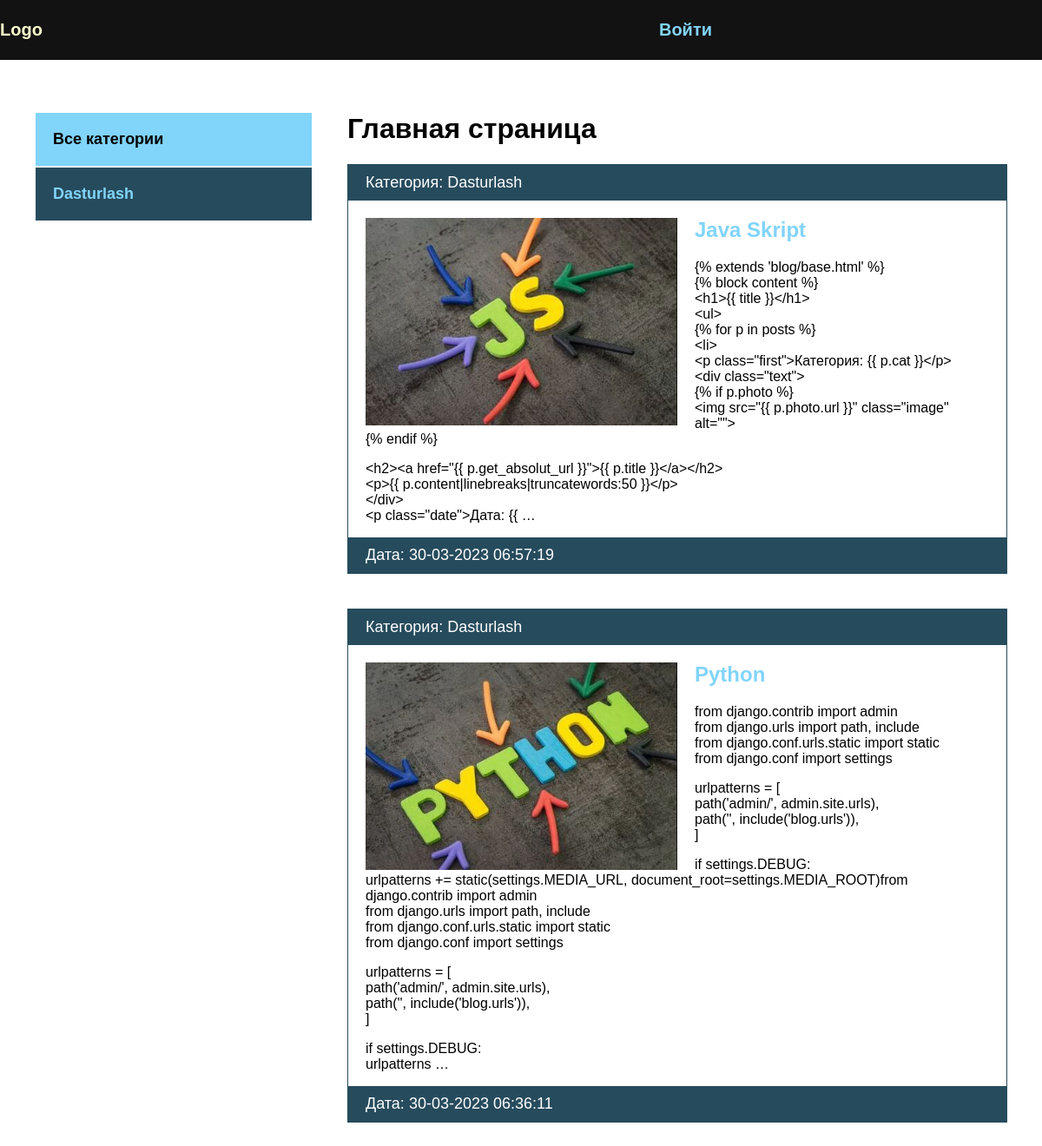
The page / on the database its author committed.
### blog/models.py (models this page shows, shortened)
class Category(models.Model):
    name = models.CharField(max_length=100, db_index=True, verbose_name="Категория")
    slug = models.SlugField(max_length=100, unique=True, db_index=True, verbose_name="URL")
    def __str__(self):
        return self.name
    def get_absolut_url(self):
        return reverse('category', kwargs={'cat_slug': self.slug})
    class Meta:
        verbose_name = "Категория"
        verbose_name_plural = "Категории"

class Blog(models.Model):
    title = models.CharField(max_length=255, verbose_name='Название')
    slug = models.SlugField(max_length=255, unique=True, db_index=True, verbose_name="URL")
    content = models.TextField(blank=True, verbose_name="Контент")
    photo = models.ImageField(upload_to="photos/%Y/%m/%d", blank=True, verbose_name="Фото")
    time_completed = models.DateTimeField(auto_now_add=True, verbose_name="Дата публикации")
    time_update = models.DateTimeField(auto_now=True, verbose_name="Дата обновления")
    is_published = models.BooleanField(default=True, verbose_name="Опубликовано")
    cat = models.ForeignKey('Category', on_delete=models.PROTECT, verbose_name="Категория")
    def get_absolut_url(self):
        return reverse('post', kwargs={'post_slug': self.slug})
    class Meta:
        verbose_name = "Новость"
        verbose_name_plural = "Новости"
        ordering = ['-time_completed']

### blog/views.py (the view)
# urls.py: path('', BlogHome.as_view(), name="index"),
class BlogHome(DataMixin, ListView):
    model = Blog
    template_name = "blog/index.html"
    context_object_name = 'posts'
    def get_context_data(self, *, object_list=None, **kwargs):
        context = super().get_context_data(**kwargs)
        c_def = self.get_user_context(title='Главная страница')
        return dict(list(context.items()) + list(c_def.items()))
    def get_queryset(self):
        return Blog.objects.filter(is_published=True).select_related('cat')

### blog/templatetags/blog_tags.py (called while the page is built)
@register.inclusion_tag('blog/list_categories.html')
def show_categories(sort=None, cat_selected=0):
    if not sort:
        cats = Category.objects.all()
    else:
        cats = Category.objects.order_by(sort)
    return {'cats': cats, 'cat_selected': cat_selected}

### blog/utils.py (called while the page is built)
    def get_user_context(self, **kwargs):
        context = kwargs
        cats = Category.objects.all()
        user_menu = menu.copy()
        if not self.request.user.is_authenticated:
            user_menu.pop(0)
        context['menu'] = user_menu
        context['cats'] = cats
        if 'cat_selected' not in context:
            context['cat_selected'] = 0
        return context

### blog/templates/blog/index.html
{% extends 'blog/base.html' %}
{% block content %}
<h1>{{ title }}</h1>
<ul>
    {% for p in posts %}
    <li>
        <p class="first">Категория: {{ p.cat }}</p>
        <div class="text">
            {% if p.photo %}
            <img src="{{ p.photo.url }}" class="image" alt="">
            {% endif %}
            <h2><a href="{{ p.get_absolut_url }}">{{ p.title }}</a></h2>
            <p>{{ p.content|linebreaks|truncatewords:50 }}</p>
        </div>
        <p class="date">Дата: {{ p.time_update|date:"d-m-Y H:i:s" }}</p>
    </li>
    {% endfor %}
</ul>
{% endblock %}

### blog/templates/blog/base.html (shortened to what this page needs)
{% load static %}
{% load blog_tags %}
<!DOCTYPE html>
<html lang="en">
<head>
    <link rel="stylesheet" href="{% static 'css/style.css' %}">
</head>
<body>
    <div class="header">
        <div class="wrap">
            <ul class="meinmenu">
                <li class="logo">
                    <a href="{% url 'index' %}">
                        <div class="logo">Logo</div>
                    </a>
                </li>
                {% for m in menu %}
                <li class="last">
                    <a href="{% url m.url_name %}">{{ m.title }}</a>
                </li>
                {% endfor %}
            </ul>
        </div>
    </div>
    <div class="content">
        <div class="wrap">
            <div class="sidebar">
                <ul>
                    {% if cat_selected == 0 %}
                    <li class="selected">Все категории</li>
                    {% else %}
                    <li><a href="{% url 'index' %}">Все категории</a></li>
                    {% endif%}
                    {% show_categories cat_selected=cat_selected %}
                </ul>
            </div>
            <div class="main">
                {% block content %}
                {% endblock %}
            </div>
        </div>
    </div>
</body>
</html>

### blog/templates/blog/list_categories.html
{% for c in cats %}
  {% if c.pk == cat_selected %}
  <li class="selected">{{ c.name }}</li>
  {% else %}
  <li><a href="{{ c.get_absolut_url }}">{{ c.name }}</a></li>
  {% endif %}
{% endfor %}

### blog/static/css/style.css (style rules this page uses)
body { margin: 0; padding: 0; background: #264b5d; font-family: Verdana, Geneva, Tahoma, sans-serif; }
.wrap { max-width: 1200px; margin: 0 auto; }
.content .wrap { background: #FFF; padding: 40px; box-sizing: border-box; display: flex; }
ul { list-style: none; margin: 0; padding: 0; }
a { color: #81d4fa; text-decoration: none; padding: 20px; }
.header { background: #121212; }
.meinmenu { display: flex; align-items: center; font-size: 20px; font-weight: bold; }
.logo { flex-basis: 40%; }
.last { flex-basis: 30%; text-align: right; }
.sidebar ul { width: 320px; margin-right: 40px; margin-top: 20px; }
.sidebar a { padding: 20px; background: #264b5d; display: block; border: 1px solid #FFF; font-weight: bold; font-size: 18px; }
.selected { font-size: 18px; padding: 20px; border: 1px solid #FFF; font-weight: bold; background: #81d4fa; }
.main li { border: 1px solid #264b5d; margin-bottom: 40px; }
.image { max-width: 50%; float: left; margin-right: 20px; }
.first, .date { padding: 10px 20px; background: #264b5d; font-size: 18px; color: #FFF; margin: 0; }
.text { padding: 20px 20px 0; }
.text h2 { margin-top: 0; }
.text a { padding-left: 0; }

### rows shown on the page
Category: name "Dasturlash"
Blog: cat "Dasturlash", photo (picture), title "Java Skript", content "{% extends 'blog/base.html' %} {% block content %} <h1>{{ title }}</h1> <ul> {% for p in posts %} <li> <p class=\"first\">Категория: {{ p.cat }}</p> <div class=\"text\"> {% if p.photo %} <img src=\"{{ p.photo.url }}\" class=\"image\" alt=\"\"> {% endif %} <h2><a href=\"{{ p.get_absolut_url }}\">{{ p.title }}</a></h2> <p>{{ p.content|linebreaks|truncatewords:50 }}</p> </div> <p class=\"date\">Дата: {{ …", time_update "30-03-2023 06:57:19"
Blog: cat "Dasturlash", photo (picture), title "Python", content "from django.contrib import admin from django.urls import path, include from django.conf.urls.static import static from django.conf import settings urlpatterns = [ path('admin/', admin.site.urls), path('', include('blog.urls')), ] if settings.DEBUG: urlpatterns += static(settings.MEDIA_URL, document_root=settings.MEDIA_ROOT)from django.contrib import admin from django.urls import path, include from django.conf.urls.static import static from django.conf import settings urlpatterns = [ path('admin/', admin.site.urls), path('', include('blog.urls')), ] if settings.DEBUG: urlpatterns …", time_update "30-03-2023 06:36:11"

### other values the page prints
{{ m.title }} "Войти"
{{ title }} "Главная страница"
